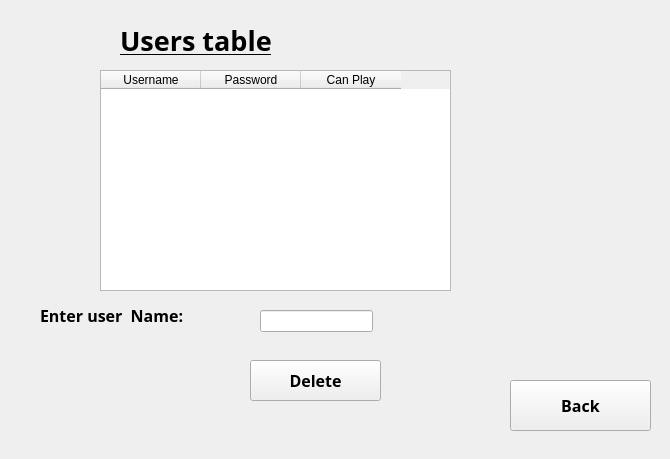
<?xml version="1.0" encoding="UTF-8"?>
<ui version="4.0">
 <class>DeleteUser</class>
 <widget class="QMainWindow" name="DeleteUser">
  <property name="geometry">
   <rect>
    <x>0</x>
    <y>0</y>
    <width>670</width>
    <height>459</height>
   </rect>
  </property>
  <property name="windowTitle">
   <string>MainWindow</string>
  </property>
  <widget class="QWidget" name="centralwidget">
   <widget class="QTableWidget" name="userTable">
    <property name="geometry">
     <rect>
      <x>100</x>
      <y>70</y>
      <width>351</width>
      <height>221</height>
     </rect>
    </property>
    <property name="cornerButtonEnabled">
     <bool>false</bool>
    </property>
    <column>
     <property name="text">
      <string>Username</string>
     </property>
    </column>
    <column>
     <property name="text">
      <string>Password</string>
     </property>
    </column>
    <column>
     <property name="text">
      <string>Can Play</string>
     </property>
    </column>
   </widget>
   <widget class="QLabel" name="user_TABLE_LABEL">
    <property name="geometry">
     <rect>
      <x>120</x>
      <y>10</y>
      <width>241</width>
      <height>61</height>
     </rect>
    </property>
    <property name="font">
     <font>
      <family>Arial Black</family>
      <pointsize>20</pointsize>
      <weight>75</weight>
      <bold>true</bold>
     </font>
    </property>
    <property name="text">
     <string>&lt;html&gt;&lt;head/&gt;&lt;body&gt;&lt;p&gt;&lt;span style=&quot; text-decoration: underline;&quot;&gt;Users table&lt;/span&gt;&lt;/p&gt;&lt;/body&gt;&lt;/html&gt;</string>
    </property>
   </widget>
   <widget class="QPushButton" name="deleteButton">
    <property name="geometry">
     <rect>
      <x>250</x>
      <y>360</y>
      <width>131</width>
      <height>41</height>
     </rect>
    </property>
    <property name="font">
     <font>
      <family>Arial Black</family>
      <pointsize>12</pointsize>
      <weight>75</weight>
      <bold>true</bold>
     </font>
    </property>
    <property name="text">
     <string>Delete</string>
    </property>
   </widget>
   <widget class="QPushButton" name="backButton">
    <property name="geometry">
     <rect>
      <x>510</x>
      <y>380</y>
      <width>141</width>
      <height>51</height>
     </rect>
    </property>
    <property name="font">
     <font>
      <family>Arial Black</family>
      <pointsize>12</pointsize>
      <weight>75</weight>
      <bold>true</bold>
     </font>
    </property>
    <property name="text">
     <string>Back</string>
    </property>
   </widget>
   <widget class="QLineEdit" name="input_user_name">
    <property name="geometry">
     <rect>
      <x>260</x>
      <y>310</y>
      <width>113</width>
      <height>22</height>
     </rect>
    </property>
   </widget>
   <widget class="QLabel" name="user_NAME_LABEL">
    <property name="geometry">
     <rect>
      <x>40</x>
      <y>300</y>
      <width>231</width>
      <height>31</height>
     </rect>
    </property>
    <property name="font">
     <font>
      <family>Arial Black</family>
      <pointsize>12</pointsize>
      <weight>75</weight>
      <bold>true</bold>
     </font>
    </property>
    <property name="text">
     <string>Enter user  Name:</string>
    </property>
   </widget>
  </widget>
 </widget>
 <resources/>
 <connections/>
</ui>
